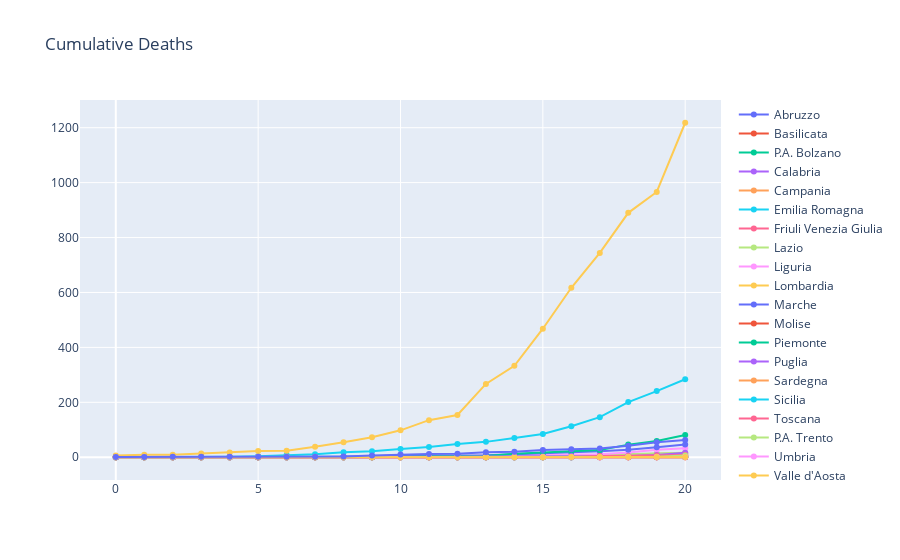

The cell this chart's notebook holds for it:
### Code cell
regioni=df.denominazione_regione.unique()
obs_death=[]

for r in regioni: 
    y=df.loc[df.denominazione_regione==r].deceduti

    x= np.arange(len(y))
    obs=go.Scatter(x=x, y=y, mode='lines+markers',name= str(r))
    obs_death.append(obs)

layout = go.Layout(title='Cumulative Deaths')
iplot({"data": obs_death,"layout": layout})

### Figure 1 — Plotly figure (JSON) as saved in the notebook; plotly's stock layout.template omitted (floating-point values rounded to 4 significant figures)
{"data": [{"mode": "lines+markers", "name": "Abruzzo", "type": "scatter", "x": [0, 1, 2, 3, 4, 5, 6, 7, 8, 9, 10, 11, 12, 13, 14, 15, 16, 17, 18, 19, 20], "y": [0, 0, 0, 0, 0, 0, 0, 0, 0, 0, 0, 0, 0, 0, 0, 1, 1, 2, 2, 2, 3]}, {"mode": "lines+markers", "name": "Basilicata", "type": "scatter", "x": [0, 1, 2, 3, 4, 5, 6, 7, 8, 9, 10, 11, 12, 13, 14, 15, 16, 17, 18, 19, 20], "y": [0, 0, 0, 0, 0, 0, 0, 0, 0, 0, 0, 0, 0, 0, 0, 0, 0, 0, 0, 0, 0]}, {"mode": "lines+markers", "name": "P.A. Bolzano", "type": "scatter", "x": [0, 1, 2, 3, 4, 5, 6, 7, 8, 9, 10, 11, 12, 13, 14, 15, 16, 17, 18, 19, 20], "y": [0, 0, 0, 0, 0, 0, 0, 0, 0, 0, 0, 0, 0, 0, 0, 0, 0, 1, 2, 3, 5]}, {"mode": "lines+markers", "name": "Calabria", "type": "scatter", "x": [0, 1, 2, 3, 4, 5, 6, 7, 8, 9, 10, 11, 12, 13, 14, 15, 16, 17, 18, 19, 20], "y": [0, 0, 0, 0, 0, 0, 0, 0, 0, 0, 0, 0, 0, 0, 0, 0, 0, 0, 0, 0, 1]}, {"mode": "lines+markers", "name": "Campania", "type": "scatter", "x": [0, 1, 2, 3, 4, 5, 6, 7, 8, 9, 10, 11, 12, 13, 14, 15, 16, 17, 18, 19, 20], "y": [0, 0, 0, 0, 0, 0, 0, 0, 0, 0, 0, 0, 0, 0, 0, 0, 1, 1, 2, 6, 9]}, {"mode": "lines+markers", "name": "Emilia Romagna", "type": "scatter", "x": [0, 1, 2, 3, 4, 5, 6, 7, 8, 9, 10, 11, 12, 13, 14, 15, 16, 17, 18, 19, 20], "y": [0, 0, 1, 1, 2, 4, 8, 11, 18, 22, 30, 37, 48, 56, 70, 85, 113, 146, 201, 241, 284]}, {"mode": "lines+markers", "name": "Friuli Venezia Giulia", "type": "scatter", "x": [0, 1, 2, 3, 4, 5, 6, 7, 8, 9, 10, 11, 12, 13, 14, 15, 16, 17, 18, 19, 20], "y": [0, 0, 0, 0, 0, 0, 0, 0, 0, 0, 0, 0, 0, 1, 1, 3, 6, 8, 10, 13, 14]}, {"mode": "lines+markers", "name": "Lazio", "type": "scatter", "x": [0, 1, 2, 3, 4, 5, 6, 7, 8, 9, 10, 11, 12, 13, 14, 15, 16, 17, 18, 19, 20], "y": [0, 0, 0, 0, 0, 0, 0, 0, 0, 0, 0, 1, 1, 3, 5, 6, 6, 9, 11, 13, 16]}, {"mode": "lines+markers", "name": "Liguria", "type": "scatter", "x": [0, 1, 2, 3, 4, 5, 6, 7, 8, 9, 10, 11, 12, 13, 14, 15, 16, 17, 18, 19, 20], "y": [0, 0, 0, 0, 0, 0, 0, 0, 1, 1, 3, 3, 4, 6, 7, 8, 8, 11, 17, 27, 33]}, {"mode": "lines+markers", "name": "Lombardia", "type": "scatter", "x": [0, 1, 2, 3, 4, 5, 6, 7, 8, 9, 10, 11, 12, 13, 14, 15, 16, 17, 18, 19, 20], "y": [6, 9, 9, 14, 17, 23, 24, 38, 55, 73, 98, 135, 154, 267, 333, 468, 617, 744, 890, 966, 1218]}, {"mode": "lines+markers", "name": "Marche", "type": "scatter", "x": [0, 1, 2, 3, 4, 5, 6, 7, 8, 9, 10, 11, 12, 13, 14, 15, 16, 17, 18, 19, 20], "y": [0, 0, 0, 0, 0, 0, 0, 1, 2, 4, 4, 4, 6, 7, 10, 13, 18, 22, 27, 36, 46]}, {"mode": "lines+markers", "name": "Molise", "type": "scatter", "x": [0, 1, 2, 3, 4, 5, 6, 7, 8, 9, 10, 11, 12, 13, 14, 15, 16, 17, 18, 19, 20], "y": [0, 0, 0, 0, 0, 0, 0, 0, 0, 0, 0, 0, 0, 0, 0, 0, 0, 0, 0, 0, 0]}, {"mode": "lines+markers", "name": "Piemonte", "type": "scatter", "x": [0, 1, 2, 3, 4, 5, 6, 7, 8, 9, 10, 11, 12, 13, 14, 15, 16, 17, 18, 19, 20], "y": [0, 0, 0, 0, 0, 0, 0, 0, 0, 0, 2, 4, 5, 5, 13, 17, 21, 26, 46, 59, 81]}, {"mode": "lines+markers", "name": "Puglia", "type": "scatter", "x": [0, 1, 2, 3, 4, 5, 6, 7, 8, 9, 10, 11, 12, 13, 14, 15, 16, 17, 18, 19, 20], "y": [0, 0, 0, 0, 0, 0, 0, 0, 0, 1, 1, 1, 2, 3, 3, 3, 5, 5, 5, 8, 16]}, {"mode": "lines+markers", "name": "Sardegna", "type": "scatter", "x": [0, 1, 2, 3, 4, 5, 6, 7, 8, 9, 10, 11, 12, 13, 14, 15, 16, 17, 18, 19, 20], "y": [0, 0, 0, 0, 0, 0, 0, 0, 0, 0, 0, 0, 0, 0, 0, 0, 0, 0, 0, 0, 2]}, {"mode": "lines+markers", "name": "Sicilia", "type": "scatter", "x": [0, 1, 2, 3, 4, 5, 6, 7, 8, 9, 10, 11, 12, 13, 14, 15, 16, 17, 18, 19, 20], "y": [0, 0, 0, 0, 0, 0, 0, 0, 0, 0, 0, 0, 0, 0, 0, 0, 0, 2, 2, 2, 2]}, {"mode": "lines+markers", "name": "Toscana", "type": "scatter", "x": [0, 1, 2, 3, 4, 5, 6, 7, 8, 9, 10, 11, 12, 13, 14, 15, 16, 17, 18, 19, 20], "y": [0, 0, 0, 0, 0, 0, 0, 0, 0, 0, 0, 0, 0, 0, 1, 1, 1, 5, 5, 6, 8]}, {"mode": "lines+markers", "name": "P.A. Trento", "type": "scatter", "x": [0, 1, 2, 3, 4, 5, 6, 7, 8, 9, 10, 11, 12, 13, 14, 15, 16, 17, 18, 19, 20], "y": [0, 0, 0, 0, 0, 0, 0, 0, 0, 0, 0, 0, 0, 0, 0, 0, 0, 1, 2, 2, 6]}, {"mode": "lines+markers", "name": "Umbria", "type": "scatter", "x": [0, 1, 2, 3, 4, 5, 6, 7, 8, 9, 10, 11, 12, 13, 14, 15, 16, 17, 18, 19, 20], "y": [0, 0, 0, 0, 0, 0, 0, 0, 0, 0, 0, 0, 0, 0, 0, 0, 0, 0, 1, 1, 1]}, {"mode": "lines+markers", "name": "Valle d'Aosta", "type": "scatter", "x": [0, 1, 2, 3, 4, 5, 6, 7, 8, 9, 10, 11, 12, 13, 14, 15, 16, 17, 18, 19, 20], "y": [0, 0, 0, 0, 0, 0, 0, 0, 0, 0, 0, 0, 0, 0, 0, 0, 1, 1, 1, 1, 1]}, {"mode": "lines+markers", "name": "Veneto", "type": "scatter", "x": [0, 1, 2, 3, 4, 5, 6, 7, 8, 9, 10, 11, 12, 13, 14, 15, 16, 17, 18, 19, 20], "y": [1, 1, 2, 2, 2, 2, 2, 2, 3, 6, 10, 12, 13, 18, 20, 26, 29, 32, 42, 55, 63]}], "layout": {"title": {"text": "Cumulative Deaths"}}}
